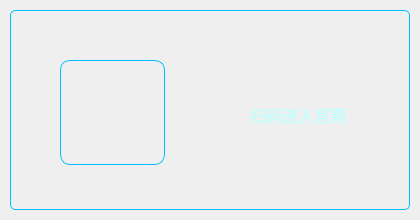
<?xml version="1.0" encoding="UTF-8"?>
<ui version="4.0">
 <class>qrcode</class>
 <widget class="QWidget" name="qrcode">
  <property name="geometry">
   <rect>
    <x>0</x>
    <y>0</y>
    <width>420</width>
    <height>220</height>
   </rect>
  </property>
  <property name="minimumSize">
   <size>
    <width>420</width>
    <height>220</height>
   </size>
  </property>
  <property name="windowTitle">
   <string>Form</string>
  </property>
  <widget class="QFrame" name="frame">
   <property name="geometry">
    <rect>
     <x>10</x>
     <y>10</y>
     <width>400</width>
     <height>200</height>
    </rect>
   </property>
   <property name="minimumSize">
    <size>
     <width>400</width>
     <height>200</height>
    </size>
   </property>
   <property name="maximumSize">
    <size>
     <width>400</width>
     <height>200</height>
    </size>
   </property>
   <property name="styleSheet">
    <string notr="true">QFrame#frame{
/*frame是整个widget里面的容器，用于放置控件 整体拖动*/
/*背景图片*/
background-image: url(:/new/prefix1/qrcodeBackgrond.png);
/*边缘圆角半径设置*/
border: 1px solid rgba(0,191,255, 255);
border-radius:5px; 
}</string>
   </property>
   <property name="frameShape">
    <enum>QFrame::StyledPanel</enum>
   </property>
   <property name="frameShadow">
    <enum>QFrame::Raised</enum>
   </property>
   <widget class="QLabel" name="close">
    <property name="geometry">
     <rect>
      <x>370</x>
      <y>0</y>
      <width>28</width>
      <height>28</height>
     </rect>
    </property>
    <property name="minimumSize">
     <size>
      <width>28</width>
      <height>28</height>
     </size>
    </property>
    <property name="maximumSize">
     <size>
      <width>28</width>
      <height>28</height>
     </size>
    </property>
    <property name="cursor">
     <cursorShape>PointingHandCursor</cursorShape>
    </property>
    <property name="styleSheet">
     <string notr="true">/*关闭按钮*/</string>
    </property>
    <property name="text">
     <string/>
    </property>
    <property name="pixmap">
     <pixmap resource="SourceFile.qrc">:/new/prefix1/close.png</pixmap>
    </property>
   </widget>
   <widget class="QLabel" name="QRlabel">
    <property name="geometry">
     <rect>
      <x>50</x>
      <y>50</y>
      <width>105</width>
      <height>105</height>
     </rect>
    </property>
    <property name="minimumSize">
     <size>
      <width>105</width>
      <height>105</height>
     </size>
    </property>
    <property name="maximumSize">
     <size>
      <width>105</width>
      <height>105</height>
     </size>
    </property>
    <property name="styleSheet">
     <string notr="true">border: 1px solid rgba(0,191,255, 255);
border-radius:10px; </string>
    </property>
    <property name="text">
     <string/>
    </property>
   </widget>
   <widget class="QLabel" name="signUp">
    <property name="geometry">
     <rect>
      <x>240</x>
      <y>90</y>
      <width>101</width>
      <height>29</height>
     </rect>
    </property>
    <property name="minimumSize">
     <size>
      <width>0</width>
      <height>0</height>
     </size>
    </property>
    <property name="maximumSize">
     <size>
      <width>16777215</width>
      <height>16777215</height>
     </size>
    </property>
    <property name="font">
     <font>
      <family>华文琥珀</family>
      <pointsize>12</pointsize>
      <italic>false</italic>
     </font>
    </property>
    <property name="cursor">
     <cursorShape>PointingHandCursor</cursorShape>
    </property>
    <property name="styleSheet">
     <string notr="true">/*qlable 自定义点击按钮 加入TFW*/
color:#BBFFFF;/*设置字体颜色 以备不时之需*/</string>
    </property>
    <property name="text">
     <string>扫码进入官网</string>
    </property>
    <property name="textFormat">
     <enum>Qt::AutoText</enum>
    </property>
   </widget>
  </widget>
 </widget>
 <resources>
  <include location="SourceFile.qrc"/>
 </resources>
 <connections/>
</ui>
